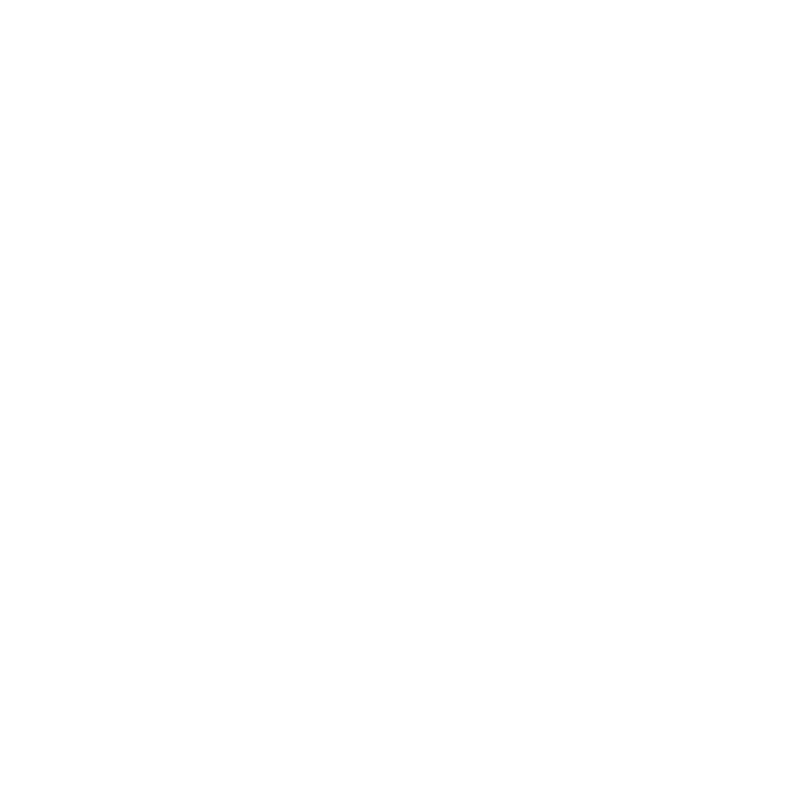
Frame 1 (no input)
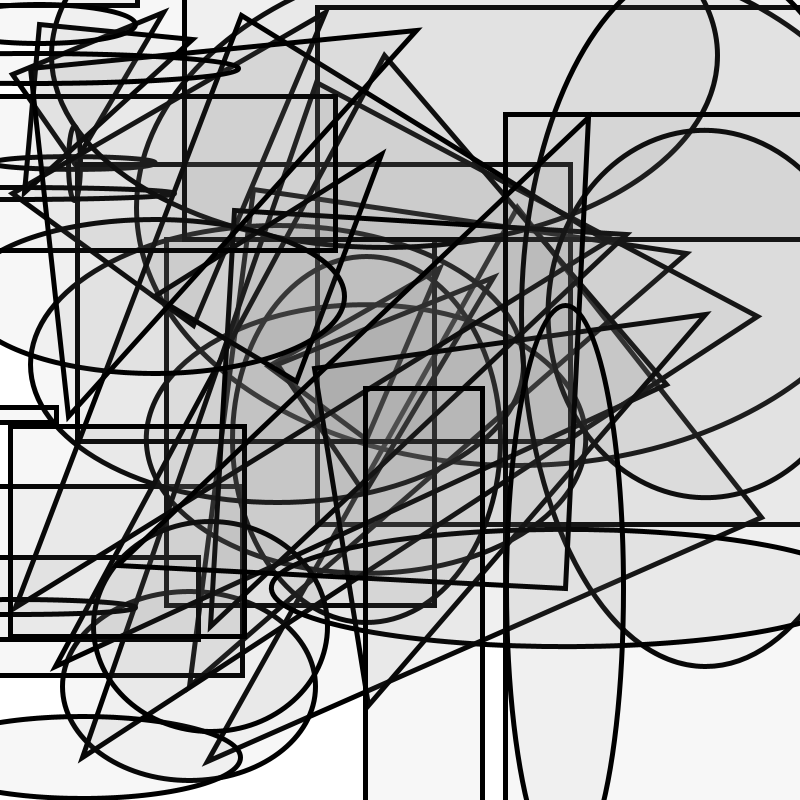
Frame 60 (the mouse pressed at the canvas centre just before this capture)
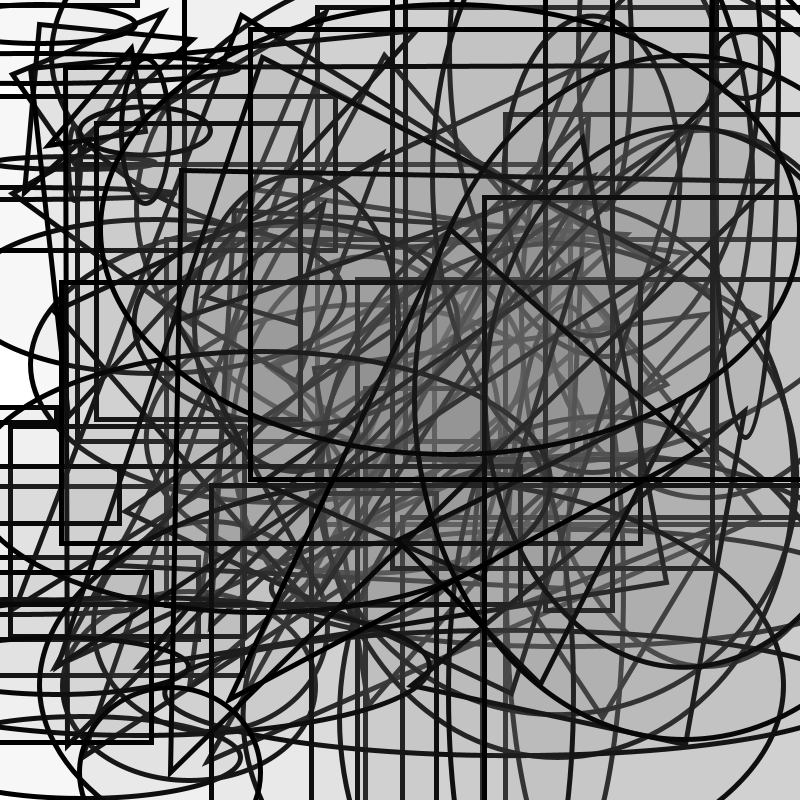
Frame 120 (the mouse held since frame 60 and released just before this capture)

The Processing sketch that drew these frames (run headless with seeded random() and noise(); from frame 60 on, the mouse is pressed at the canvas centre):

// Processing sketch: sketch_16
// ── sketch_16.pde
int a;
int b;
int c;
int w = -1;
void setup() {
  size(800,800);
  background(255);
  stroke(0);
  strokeWeight(5);
  fill(127,127,127,16);
}
void draw() {
  w = w + 1;
  if (w == 0) {
    a = (int) random(800);
    b = (int) random(800);
    c = (int) random(800);
    arc(a,b,b,c,c,a);
  }
  if (w == 1) {
    triangle(a,b,b,c,c,a);
  }
  if (w == 2) {
    ellipse(a,b,c,a);
  }
  if(w == 3) {
    rect(a-200,b-200,c,a);
    w = -1;
  }
}
